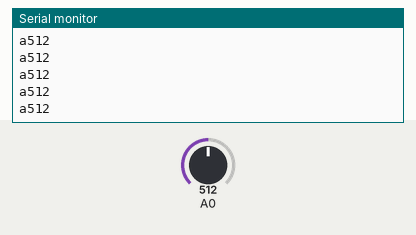
Recording of a sketch running on a simulated Arduino Uno, built with avr-gcc and run on an emulated ATmega328P. Parts: the last lines printed to the serial monitor. The test bench sets the inputs (shaded band); at power-on: A0 = 512.

Above: at 1.2 s.
1.3 s: A0 set to 716
At 2.2 s:
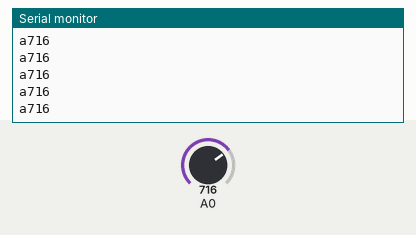
2.8 s: A0 set to 900
At 3.6 s:
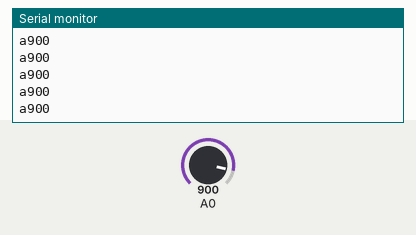
Timing chart, 0 to 5.8 s (numbered marks = the images above; inputs shaded):
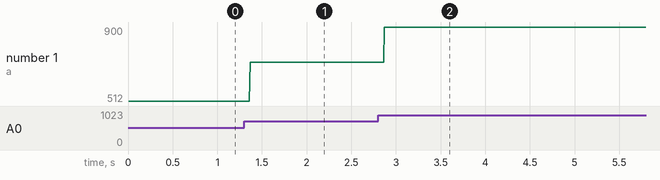

Measured:
- after the input at 1.3 s, the serial monitor: prints a new line after 0.07 s (image 1)
- after the input at 2.8 s, the serial monitor: prints a new line after 0.07 s (image 2)
- plotted number 1: 512 → 716 after the input at 1.3 s, 716 → 900 after the input at 2.8 s

The sketch:

eli_photocell_sc.ino
```cpp
int value;

void setup() {Serial.begin(9600);}

void loop() {
value = analogRead(0);
Serial.println(value);
Serial.print('a');
delay(1);
}
```

Controller.cpp
```cpp
#include "Controller.h"

//****************************************************************************************
Mux::Mux(byte outpin_, byte numPins_, bool analog_)
{
  outpin = outpin_;
  //enablepin = enablepin_;
  numPins = numPins_;
  analog = analog_;
  if (analog == false) pinMode(outpin, INPUT_PULLUP);
  //pinMode(enablepin, OUTPUT);
  pinMode(2, OUTPUT);
  pinMode(3, OUTPUT);
  pinMode(4, OUTPUT);
  if (numPins > 8) pinMode(5, OUTPUT);
}
//****************************************************************************************
//Button (Pin Number, Command, Note Number, Channel, Debounce Time)
Button::Button(byte pin, byte command, byte value, byte channel, byte debounce)
{
  _pin = pin;
  pinMode(_pin, INPUT_PULLUP);
  _value = value;
  _command = command;
  _debounce = debounce;
  _time = 0;
  _busy = false;
  _status = 0b00000010;
  _last = 1;
  Bcommand = command;
  Bvalue = value;
  Bchannel = channel;
  Btoggle = 0;
}

Button::Button(Mux mux, byte muxpin, byte command, byte value, byte channel, byte debounce)
{
  _pin = mux.outpin;
  _numMuxPins = mux.numPins;
  _muxpin = muxpin;
  _value = value;
  _command = command;
  _debounce = debounce;
  _time = 0;
  _busy = false;
  _status = 0b00000010;
  _last = 1;
  Bcommand = command;
  Bvalue = value;
  Bchannel = channel;
  Btoggle = 0;
}

void Button::muxUpdate()
{
  byte temp = _muxpin;
  temp = temp << 2;
  if (_numMuxPins > 8) PORTD = PORTD & B11000011;
  else PORTD = PORTD & B11100011;
  PORTD = PORTD | temp;
}

byte Button::getValue()
{
  // If BUSY bit not set - read button
  if (bitRead(_status, 0) == false) { // If busy false
    if (digitalRead(_pin) == _last) return 2; // If same as last state - exit
  }

  // If NEW Bit set - Key just pressed, record time
  if (bitRead(_status, 1) == true) { // If new is true
    bitSet(_status, 0); // Set busy TRUE
    bitClear(_status, 1); // Set New FALSE
    _time = millis();
    return 255;
  }

  // Check if debounce time has passed - If no, exit
  if (millis() - _time < _debounce) return 255;

  // Debounce time has passed. Read pin to see if still set the same
  // If it has changed back - assume false alarm
  if (digitalRead(_pin) == _last) {
    bitClear(_status, 0); // Set busy false
    bitSet(_status, 1); // Set new true
    return 255;
  }

  // If this point is reached, event is valid. return event type
  else {
    bitClear(_status, 0); // Set busy false
    bitSet(_status, 1); // Set new true
    _last = ((~_last) & 0b00000001); // invert _last
    return _last;
  }
}

void Button::newValue(byte command, byte value, byte channel)
{
  Bvalue = value;
  Bcommand = command;
  Bchannel = channel;
}

//********************************************************************
Pot::Pot(byte pin, byte command, byte control, byte channel)
{
  _pin = pin;
  _control = control;
  _value = analogRead(_pin);
  _value = _value >> 3;
  _oldValue = _value << 3;
  _value = _value << 3;
  Pcommand = command;
  Pcontrol = control;
  Pchannel = channel;
}

void Pot::muxUpdate()
{
  byte temp = _muxpin;
  temp = temp << 2;
  if (_numMuxPins > 8) PORTD = PORTD & B11000011;
  else PORTD = PORTD & B11100011;
  //PORTD = PORTD & B11000011;
  PORTD = PORTD | temp;
}

Pot::Pot(Mux mux, byte muxpin, byte command, byte control, byte channel)
{
  _pin = mux.outpin;
  _numMuxPins = mux.numPins;
  _muxpin = muxpin;
  _control = control;
  muxUpdate();
  _value = analogRead(_pin);
  _value = _value >> 3;
  _oldValue = _value << 3;
  _value = _value << 3;
  Pcommand = command;
  Pcontrol = control;
  Pchannel = channel;
}

byte Pot::getValue()
{
  _value = analogRead(_pin);
  int tmp = (_oldValue - _value);
  if (tmp >= 8 || tmp <= -8) {
    _oldValue = _value >> 3;
    _oldValue = _oldValue << 3;
    return _value >> 3;
  }
  return 255;
}

void Pot::newValue(byte command, byte value, byte channel) {
  Pcommand = command;
  Pcontrol = value;
  Pchannel = channel;
}
```

Controller.h
```cpp
#ifndef Controller_h
#define Controller_h

#include <Arduino.h>

//***********************************************************************
class Mux
{
  public:
    Mux(byte outpin_, byte numPins_, bool analog_);
    byte outpin;
    byte numPins;
    bool analog;
};
//************************************************************************
//Button (Pin Number, Command, Note Number, Channel, Debounce Time)
class Button
{
  public:
    Button(byte pin, byte command, byte value, byte channel, byte debounce);
    Button(Mux mux, byte muxpin, byte command, byte value, byte channel, byte debounce);
    byte getValue();
    void muxUpdate();
    void newValue(byte command, byte value, byte channel);
    byte Bcommand;
    byte Bvalue;
    byte Bchannel;
    byte Btoggle;

  private:
    byte _previous;
    byte _current;
    unsigned long _time;
    int _debounce;
    byte _pin;
    byte _muxpin;
    byte _numMuxPins;
    byte _value;
    byte _command;
    bool _busy;
    byte _status;
    byte _last;
    byte _enablepin;
};
//*************************************************************************
class Pot
{
  public:
    Pot(byte pin, byte command, byte control, byte channel);
    Pot(Mux mux, byte muxpin ,byte command, byte control, byte channel);
    void muxUpdate();
    void newValue(byte command, byte value, byte channel);
    byte getValue();
    byte Pcommand;
    byte Pcontrol;
    byte Pchannel;

  private:
    byte _pin;
    byte _muxpin;
    byte _numMuxPins;
    byte _control;
    int _value;
    int _oldValue;
    bool _changed;
    byte _enablepin;
};
//*************************************************************************
#endif
```
